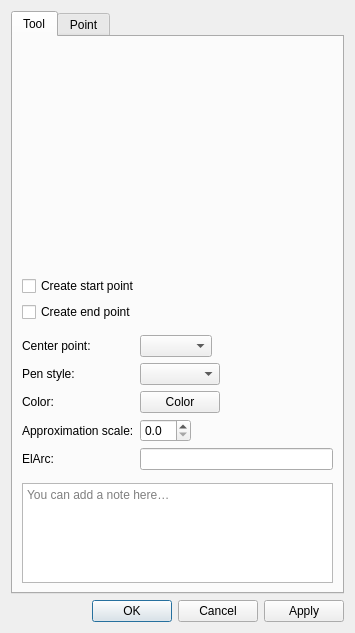
<?xml version="1.0" encoding="UTF-8"?>
<ui version="4.0">
 <class>DialogEllipticalArcWithLength</class>
 <widget class="QDialog" name="DialogEllipticalArcWithLength">
  <property name="geometry">
   <rect>
    <x>0</x>
    <y>0</y>
    <width>355</width>
    <height>633</height>
   </rect>
  </property>
  <property name="windowTitle">
   <string>Elliptical arc with length</string>
  </property>
  <property name="windowIcon">
   <iconset resource="../../../vmisc/share/resources/icon.qrc">
    <normaloff>:/icon/64x64/icon64x64.png</normaloff>:/icon/64x64/icon64x64.png</iconset>
  </property>
  <layout class="QVBoxLayout" name="verticalLayout_2">
   <item>
    <widget class="QTabWidget" name="tabWidget">
     <property name="currentIndex">
      <number>0</number>
     </property>
     <widget class="QWidget" name="tab">
      <attribute name="title">
       <string>Tool</string>
      </attribute>
      <layout class="QVBoxLayout" name="verticalLayout">
       <item>
        <widget class="QWidget" name="formulaRadius1Placeholder" native="true"/>
       </item>
       <item>
        <widget class="QWidget" name="formulaRadius2Placeholder" native="true"/>
       </item>
       <item>
        <widget class="QWidget" name="formulaF1Placeholder" native="true"/>
       </item>
       <item>
        <widget class="QWidget" name="formulaLengthPlaceholder" native="true"/>
       </item>
       <item>
        <widget class="QWidget" name="formulaRotationAnglePlaceholder" native="true"/>
       </item>
       <item>
        <widget class="QCheckBox" name="checkBoxCreateStartPoint">
         <property name="text">
          <string>Create start point</string>
         </property>
        </widget>
       </item>
       <item>
        <widget class="QCheckBox" name="checkBoxCreateEndPoint">
         <property name="text">
          <string>Create end point</string>
         </property>
        </widget>
       </item>
       <item>
        <layout class="QHBoxLayout" name="formulaSeparatorLayout">
         <property name="leftMargin">
          <number>33</number>
         </property>
         <property name="rightMargin">
          <number>33</number>
         </property>
         <item>
          <widget class="QFrame" name="formulaSeparator">
           <property name="minimumSize">
            <size>
             <width>0</width>
             <height>1</height>
            </size>
           </property>
           <property name="maximumSize">
            <size>
             <width>16777215</width>
             <height>1</height>
            </size>
           </property>
          </widget>
         </item>
        </layout>
       </item>
       <item>
        <layout class="QFormLayout" name="formLayout_2">
         <property name="fieldGrowthPolicy">
          <enum>QFormLayout::FieldGrowthPolicy::ExpandingFieldsGrow</enum>
         </property>
         <item row="0" column="0">
          <widget class="QLabel" name="label_7">
           <property name="sizePolicy">
            <sizepolicy hsizetype="Fixed" vsizetype="Preferred">
             <horstretch>0</horstretch>
             <verstretch>0</verstretch>
            </sizepolicy>
           </property>
           <property name="text">
            <string>Center point:</string>
           </property>
          </widget>
         </item>
         <item row="0" column="1">
          <widget class="QComboBox" name="comboBoxCenter"/>
         </item>
         <item row="2" column="0">
          <widget class="QLabel" name="label_8">
           <property name="text">
            <string>Color:</string>
           </property>
          </widget>
         </item>
         <item row="1" column="0">
          <widget class="QLabel" name="label">
           <property name="text">
            <string>Pen style:</string>
           </property>
          </widget>
         </item>
         <item row="1" column="1">
          <widget class="QComboBox" name="comboBoxPenStyle">
           <property name="minimumSize">
            <size>
             <width>80</width>
             <height>0</height>
            </size>
           </property>
           <property name="maximumSize">
            <size>
             <width>110</width>
             <height>16777215</height>
            </size>
           </property>
           <property name="iconSize">
            <size>
             <width>80</width>
             <height>14</height>
            </size>
           </property>
          </widget>
         </item>
         <item row="3" column="0">
          <widget class="QLabel" name="label_2">
           <property name="text">
            <string>Approximation scale:</string>
           </property>
          </widget>
         </item>
         <item row="3" column="1">
          <widget class="QDoubleSpinBox" name="doubleSpinBoxApproximationScale">
           <property name="toolTip">
            <string>Set approximation scale for this curve, 0 - use global value</string>
           </property>
           <property name="decimals">
            <number>1</number>
           </property>
           <property name="maximum">
            <double>10.000000000000000</double>
           </property>
           <property name="singleStep">
            <double>0.100000000000000</double>
           </property>
          </widget>
         </item>
         <item row="4" column="0">
          <widget class="QLabel" name="labelAlias">
           <property name="text">
            <string>ElArc:</string>
           </property>
          </widget>
         </item>
         <item row="4" column="1">
          <widget class="QLineEdit" name="lineEditAlias">
          </widget>
         </item>
         <item row="2" column="1">
          <widget class="VPE::QtColorPicker" name="pushButtonColor">
           <property name="text">
            <string notr="true">Color</string>
           </property>
          </widget>
         </item>
        </layout>
       </item>
       <item>
        <layout class="QHBoxLayout" name="notesSeparatorLayout">
         <property name="leftMargin">
          <number>33</number>
         </property>
         <property name="rightMargin">
          <number>33</number>
         </property>
         <item>
          <widget class="QFrame" name="notesSeparator">
           <property name="minimumSize">
            <size>
             <width>0</width>
             <height>1</height>
            </size>
           </property>
           <property name="maximumSize">
            <size>
             <width>16777215</width>
             <height>1</height>
            </size>
           </property>
          </widget>
         </item>
        </layout>
       </item>
       <item>
        <widget class="QPlainTextEdit" name="plainTextEditToolNotes">
         <property name="placeholderText">
          <string>You can add a note here…</string>
         </property>
         <property name="maximumSize">
          <size>
           <width>16777215</width>
           <height>100</height>
          </size>
         </property>
        </widget>
       </item>
      </layout>
     </widget>
     <widget class="QWidget" name="tabPoint">
      <attribute name="title">
       <string>Point</string>
      </attribute>
      <layout class="QVBoxLayout" name="verticalLayoutPoint">
       <item>
        <layout class="QFormLayout" name="formLayoutStartPoint">
         <property name="fieldGrowthPolicy">
          <enum>QFormLayout::FieldGrowthPolicy::ExpandingFieldsGrow</enum>
         </property>
         <item row="0" column="0">
          <widget class="QLabel" name="labelStartPointName">
           <property name="text">
            <string>Start point name:</string>
           </property>
          </widget>
         </item>
         <item row="0" column="1">
          <widget class="QLineEdit" name="lineEditStartPointName">
          </widget>
         </item>
        </layout>
       </item>
       <item>
        <layout class="QFormLayout" name="formLayoutEndPoint">
         <property name="fieldGrowthPolicy">
          <enum>QFormLayout::FieldGrowthPolicy::ExpandingFieldsGrow</enum>
         </property>
         <item row="0" column="0">
          <widget class="QLabel" name="labelEndPointName">
           <property name="text">
            <string>End point name:</string>
           </property>
          </widget>
         </item>
         <item row="0" column="1">
          <widget class="QLineEdit" name="lineEditEndPointName">
          </widget>
         </item>
        </layout>
       </item>
      </layout>
     </widget>
    </widget>
   </item>
   <item>
    <widget class="QDialogButtonBox" name="buttonBox">
     <property name="orientation">
      <enum>Qt::Orientation::Horizontal</enum>
     </property>
     <property name="standardButtons">
      <set>QDialogButtonBox::StandardButton::Apply|QDialogButtonBox::StandardButton::Cancel|QDialogButtonBox::StandardButton::Ok</set>
     </property>
    </widget>
   </item>
  </layout>
 </widget>
 <customwidgets>
  <customwidget>
   <class>VPE::QtColorPicker</class>
   <extends>QPushButton</extends>
   <header>../vpropertyexplorer/qtcolorpicker.h</header>
  </customwidget>
 </customwidgets>
 <resources>
  <include location="../../../vmisc/share/resources/icon.qrc"/>
 </resources>
 <connections>
  <connection>
   <sender>buttonBox</sender>
   <signal>accepted()</signal>
   <receiver>DialogEllipticalArcWithLength</receiver>
   <slot>accept()</slot>
   <hints>
    <hint type="sourcelabel">
     <x>248</x>
     <y>254</y>
    </hint>
    <hint type="destinationlabel">
     <x>157</x>
     <y>274</y>
    </hint>
   </hints>
  </connection>
  <connection>
   <sender>buttonBox</sender>
   <signal>rejected()</signal>
   <receiver>DialogEllipticalArcWithLength</receiver>
   <slot>reject()</slot>
   <hints>
    <hint type="sourcelabel">
     <x>316</x>
     <y>260</y>
    </hint>
    <hint type="destinationlabel">
     <x>286</x>
     <y>274</y>
    </hint>
   </hints>
  </connection>
 </connections>
</ui>
